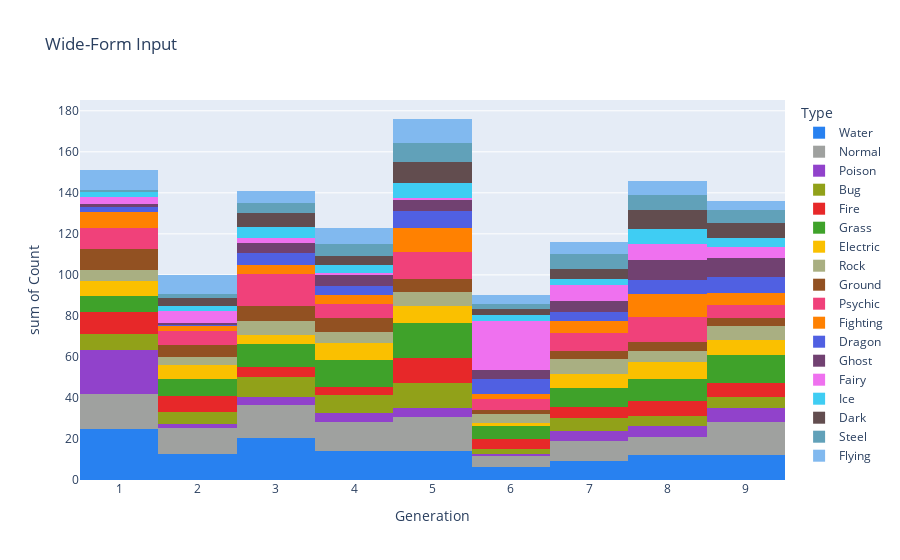
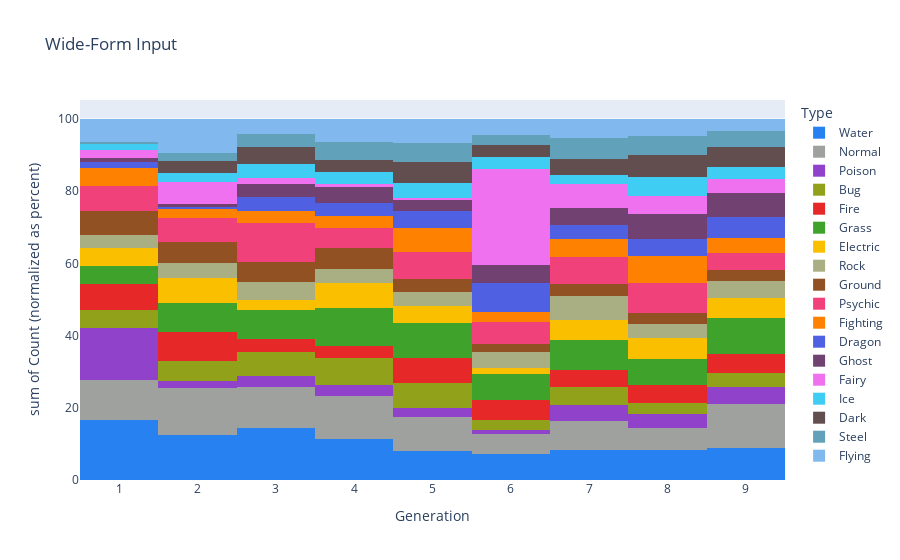

Notebook code for these charts, in order:
### Code cell
wide_df = px.data.medals_wide()

fig = fig=go.Figure(px.histogram(sum_d, x="Generation", y="Count", color="Type", title="Wide-Form Input", color_discrete_map=COLOR_TYPES))
fig.update_layout(bargap=0)

fig.show()


fig = fig=go.Figure(px.histogram(sum_d, x="Generation", y="Count", color="Type", title="Wide-Form Input", color_discrete_map=COLOR_TYPES, barnorm='percent'))
fig.update_layout(bargap=0)

fig.show()

### Figure 1 — Plotly figure (JSON) as saved in the notebook; plotly's stock layout.template omitted (floating-point values rounded to 4 significant figures)
{"data": [{"alignmentgroup": "True", "bingroup": "x", "histfunc": "sum", "hovertemplate": "Type=Water<br>Generation=%{x}<br>sum of Count=%{y}<extra></extra>", "legendgroup": "Water", "marker": {"color": "#2881f0", "pattern": {"shape": ""}}, "name": "Water", "offsetgroup": "Water", "orientation": "v", "showlegend": true, "type": "histogram", "x": [1, 2, 3, 4, 5, 6, 7, 8, 9], "xaxis": "x", "y": [25, 12.5, 20.5, 14, 14, 6.5, 9.5, 12, 12], "yaxis": "y"}, {"alignmentgroup": "True", "bingroup": "x", "histfunc": "sum", "hovertemplate": "Type=Normal<br>Generation=%{x}<br>sum of Count=%{y}<extra></extra>", "legendgroup": "Normal", "marker": {"color": "#9fa19f", "pattern": {"shape": ""}}, "name": "Normal", "offsetgroup": "Normal", "orientation": "v", "showlegend": true, "type": "histogram", "x": [1, 2, 3, 4, 5, 6, 7, 8, 9], "xaxis": "x", "y": [17, 13, 16, 14.5, 16.5, 5, 9.5, 9, 16.5], "yaxis": "y"}, {"alignmentgroup": "True", "bingroup": "x", "histfunc": "sum", "hovertemplate": "Type=Poison<br>Generation=%{x}<br>sum of Count=%{y}<extra></extra>", "legendgroup": "Poison", "marker": {"color": "#9142cb", "pattern": {"shape": ""}}, "name": "Poison", "offsetgroup": "Poison", "orientation": "v", "showlegend": true, "type": "histogram", "x": [1, 2, 3, 4, 5, 6, 7, 8, 9], "xaxis": "x", "y": [21.5, 2, 4, 4, 4.5, 1, 5, 5.5, 6.5], "yaxis": "y"}, {"alignmentgroup": "True", "bingroup": "x", "histfunc": "sum", "hovertemplate": "Type=Bug<br>Generation=%{x}<br>sum of Count=%{y}<extra></extra>", "legendgroup": "Bug", "marker": {"color": "#91a119", "pattern": {"shape": ""}}, "name": "Bug", "offsetgroup": "Bug", "orientation": "v", "showlegend": true, "type": "histogram", "x": [1, 2, 3, 4, 5, 6, 7, 8, 9], "xaxis": "x", "y": [7.5, 5.5, 9.5, 9, 12.5, 2.5, 6, 4.5, 5.5], "yaxis": "y"}, {"alignmentgroup": "True", "bingroup": "x", "histfunc": "sum", "hovertemplate": "Type=Fire<br>Generation=%{x}<br>sum of Count=%{y}<extra></extra>", "legendgroup": "Fire", "marker": {"color": "#e72829", "pattern": {"shape": ""}}, "name": "Fire", "offsetgroup": "Fire", "orientation": "v", "showlegend": true, "type": "histogram", "x": [1, 2, 3, 4, 5, 6, 7, 8, 9], "xaxis": "x", "y": [11, 8, 5, 4, 12, 5, 5.5, 7.5, 7], "yaxis": "y"}, {"alignmentgroup": "True", "bingroup": "x", "histfunc": "sum", "hovertemplate": "Type=Grass<br>Generation=%{x}<br>sum of Count=%{y}<extra></extra>", "legendgroup": "Grass", "marker": {"color": "#3fa22a", "pattern": {"shape": ""}}, "name": "Grass", "offsetgroup": "Grass", "orientation": "v", "showlegend": true, "type": "histogram", "x": [1, 2, 3, 4, 5, 6, 7, 8, 9], "xaxis": "x", "y": [7.5, 8, 11.5, 13, 17, 6.5, 9.5, 10.5, 13.5], "yaxis": "y"}, {"alignmentgroup": "True", "bingroup": "x", "histfunc": "sum", "hovertemplate": "Type=Electric<br>Generation=%{x}<br>sum of Count=%{y}<extra></extra>", "legendgroup": "Electric", "marker": {"color": "#fac000", "pattern": {"shape": ""}}, "name": "Electric", "offsetgroup": "Electric", "orientation": "v", "showlegend": true, "type": "histogram", "x": [1, 2, 3, 4, 5, 6, 7, 8, 9], "xaxis": "x", "y": [7.5, 7, 4, 8.5, 8.5, 1.5, 6.5, 8.5, 7.5], "yaxis": "y"}, {"alignmentgroup": "True", "bingroup": "x", "histfunc": "sum", "hovertemplate": "Type=Rock<br>Generation=%{x}<br>sum of Count=%{y}<extra></extra>", "legendgroup": "Rock", "marker": {"color": "#a9af82", "pattern": {"shape": ""}}, "name": "Rock", "offsetgroup": "Rock", "orientation": "v", "showlegend": true, "type": "histogram", "x": [1, 2, 3, 4, 5, 6, 7, 8, 9], "xaxis": "x", "y": [5.5, 4, 7, 5, 6.5, 4, 7.5, 5.5, 6.5], "yaxis": "y"}, {"alignmentgroup": "True", "bingroup": "x", "histfunc": "sum", "hovertemplate": "Type=Ground<br>Generation=%{x}<br>sum of Count=%{y}<extra></extra>", "legendgroup": "Ground", "marker": {"color": "#925122", "pattern": {"shape": ""}}, "name": "Ground", "offsetgroup": "Ground", "orientation": "v", "showlegend": true, "type": "histogram", "x": [1, 2, 3, 4, 5, 7, 8, 9, 6], "xaxis": "x", "y": [10, 6, 7.5, 7, 6.5, 4, 4.5, 4, 2], "yaxis": "y"}, {"alignmentgroup": "True", "bingroup": "x", "histfunc": "sum", "hovertemplate": "Type=Psychic<br>Generation=%{x}<br>sum of Count=%{y}<extra></extra>", "legendgroup": "Psychic", "marker": {"color": "#f0417a", "pattern": {"shape": ""}}, "name": "Psychic", "offsetgroup": "Psychic", "orientation": "v", "showlegend": true, "type": "histogram", "x": [1, 2, 3, 4, 5, 6, 7, 8, 9], "xaxis": "x", "y": [10.5, 6.5, 15.5, 7, 13, 5.5, 8.5, 12, 6.5], "yaxis": "y"}, {"alignmentgroup": "True", "bingroup": "x", "histfunc": "sum", "hovertemplate": "Type=Fighting<br>Generation=%{x}<br>sum of Count=%{y}<extra></extra>", "legendgroup": "Fighting", "marker": {"color": "#ff8101", "pattern": {"shape": ""}}, "name": "Fighting", "offsetgroup": "Fighting", "orientation": "v", "showlegend": true, "type": "histogram", "x": [1, 2, 3, 4, 5, 6, 7, 8, 9], "xaxis": "x", "y": [7.5, 2.5, 4.5, 4, 12, 2.5, 6, 11, 5.5], "yaxis": "y"}, {"alignmentgroup": "True", "bingroup": "x", "histfunc": "sum", "hovertemplate": "Type=Dragon<br>Generation=%{x}<br>sum of Count=%{y}<extra></extra>", "legendgroup": "Dragon", "marker": {"color": "#5060e2", "pattern": {"shape": ""}}, "name": "Dragon", "offsetgroup": "Dragon", "orientation": "v", "showlegend": true, "type": "histogram", "x": [1, 3, 4, 5, 6, 7, 8, 9, 2], "xaxis": "x", "y": [2.5, 5.5, 4.5, 8, 7, 4.5, 7, 8, 0.5], "yaxis": "y"}, {"alignmentgroup": "True", "bingroup": "x", "histfunc": "sum", "hovertemplate": "Type=Ghost<br>Generation=%{x}<br>sum of Count=%{y}<extra></extra>", "legendgroup": "Ghost", "marker": {"color": "#714171", "pattern": {"shape": ""}}, "name": "Ghost", "offsetgroup": "Ghost", "orientation": "v", "showlegend": true, "type": "histogram", "x": [1, 2, 3, 4, 5, 6, 7, 8, 9], "xaxis": "x", "y": [1.5, 1, 5, 5.5, 5.5, 4.5, 5.5, 10, 9], "yaxis": "y"}, {"alignmentgroup": "True", "bingroup": "x", "histfunc": "sum", "hovertemplate": "Type=Fairy<br>Generation=%{x}<br>sum of Count=%{y}<extra></extra>", "legendgroup": "Fairy", "marker": {"color": "#ef71ef", "pattern": {"shape": ""}}, "name": "Fairy", "offsetgroup": "Fairy", "orientation": "v", "showlegend": true, "type": "histogram", "x": [1, 2, 4, 6, 7, 8, 9, 3, 5], "xaxis": "x", "y": [3.5, 6, 1, 24, 7.5, 7.5, 5.5, 2.5, 1], "yaxis": "y"}, {"alignmentgroup": "True", "bingroup": "x", "histfunc": "sum", "hovertemplate": "Type=Ice<br>Generation=%{x}<br>sum of Count=%{y}<extra></extra>", "legendgroup": "Ice", "marker": {"color": "#3fcdf3", "pattern": {"shape": ""}}, "name": "Ice", "offsetgroup": "Ice", "orientation": "v", "showlegend": true, "type": "histogram", "x": [1, 2, 3, 4, 5, 6, 7, 8, 9], "xaxis": "x", "y": [2.5, 2.5, 5.5, 4, 7.5, 3, 3, 7.5, 4.5], "yaxis": "y"}, {"alignmentgroup": "True", "bingroup": "x", "histfunc": "sum", "hovertemplate": "Type=Dark<br>Generation=%{x}<br>sum of Count=%{y}<extra></extra>", "legendgroup": "Dark", "marker": {"color": "#624d4f", "pattern": {"shape": ""}}, "name": "Dark", "offsetgroup": "Dark", "orientation": "v", "showlegend": true, "type": "histogram", "x": [2, 3, 4, 5, 6, 7, 8, 9, 1], "xaxis": "x", "y": [3.5, 6.5, 4, 10, 3, 5, 9, 7.5, 0], "yaxis": "y"}, {"alignmentgroup": "True", "bingroup": "x", "histfunc": "sum", "hovertemplate": "Type=Steel<br>Generation=%{x}<br>sum of Count=%{y}<extra></extra>", "legendgroup": "Steel", "marker": {"color": "#61a1b9", "pattern": {"shape": ""}}, "name": "Steel", "offsetgroup": "Steel", "orientation": "v", "showlegend": true, "type": "histogram", "x": [2, 3, 4, 5, 6, 7, 8, 9, 1], "xaxis": "x", "y": [2, 5, 6, 9.5, 2.5, 7, 7.5, 6, 1], "yaxis": "y"}, {"alignmentgroup": "True", "bingroup": "x", "histfunc": "sum", "hovertemplate": "Type=Flying<br>Generation=%{x}<br>sum of Count=%{y}<extra></extra>", "legendgroup": "Flying", "marker": {"color": "#81b9ef", "pattern": {"shape": ""}}, "name": "Flying", "offsetgroup": "Flying", "orientation": "v", "showlegend": true, "type": "histogram", "x": [5, 6, 8, 9, 1, 2, 3, 4, 7], "xaxis": "x", "y": [11.5, 4, 7, 4.5, 9.5, 9.5, 6, 8, 6], "yaxis": "y"}], "layout": {"bargap": 0, "barmode": "relative", "legend": {"title": {"text": "Type"}, "tracegroupgap": 0}, "title": {"text": "Wide-Form Input"}, "xaxis": {"anchor": "y", "domain": [0, 1], "title": {"text": "Generation"}}, "yaxis": {"anchor": "x", "domain": [0, 1], "title": {"text": "sum of Count"}}}}

### Figure 2 — Plotly figure (JSON) as saved in the notebook; plotly's stock layout.template omitted (floating-point values rounded to 4 significant figures)
{"data": [{"alignmentgroup": "True", "bingroup": "x", "histfunc": "sum", "hovertemplate": "Type=Water<br>Generation=%{x}<br>sum of Count (normalized as percent)=%{y}<extra></extra>", "legendgroup": "Water", "marker": {"color": "#2881f0", "pattern": {"shape": ""}}, "name": "Water", "offsetgroup": "Water", "orientation": "v", "showlegend": true, "type": "histogram", "x": [1, 2, 3, 4, 5, 6, 7, 8, 9], "xaxis": "x", "y": [25, 12.5, 20.5, 14, 14, 6.5, 9.5, 12, 12], "yaxis": "y"}, {"alignmentgroup": "True", "bingroup": "x", "histfunc": "sum", "hovertemplate": "Type=Normal<br>Generation=%{x}<br>sum of Count (normalized as percent)=%{y}<extra></extra>", "legendgroup": "Normal", "marker": {"color": "#9fa19f", "pattern": {"shape": ""}}, "name": "Normal", "offsetgroup": "Normal", "orientation": "v", "showlegend": true, "type": "histogram", "x": [1, 2, 3, 4, 5, 6, 7, 8, 9], "xaxis": "x", "y": [17, 13, 16, 14.5, 16.5, 5, 9.5, 9, 16.5], "yaxis": "y"}, {"alignmentgroup": "True", "bingroup": "x", "histfunc": "sum", "hovertemplate": "Type=Poison<br>Generation=%{x}<br>sum of Count (normalized as percent)=%{y}<extra></extra>", "legendgroup": "Poison", "marker": {"color": "#9142cb", "pattern": {"shape": ""}}, "name": "Poison", "offsetgroup": "Poison", "orientation": "v", "showlegend": true, "type": "histogram", "x": [1, 2, 3, 4, 5, 6, 7, 8, 9], "xaxis": "x", "y": [21.5, 2, 4, 4, 4.5, 1, 5, 5.5, 6.5], "yaxis": "y"}, {"alignmentgroup": "True", "bingroup": "x", "histfunc": "sum", "hovertemplate": "Type=Bug<br>Generation=%{x}<br>sum of Count (normalized as percent)=%{y}<extra></extra>", "legendgroup": "Bug", "marker": {"color": "#91a119", "pattern": {"shape": ""}}, "name": "Bug", "offsetgroup": "Bug", "orientation": "v", "showlegend": true, "type": "histogram", "x": [1, 2, 3, 4, 5, 6, 7, 8, 9], "xaxis": "x", "y": [7.5, 5.5, 9.5, 9, 12.5, 2.5, 6, 4.5, 5.5], "yaxis": "y"}, {"alignmentgroup": "True", "bingroup": "x", "histfunc": "sum", "hovertemplate": "Type=Fire<br>Generation=%{x}<br>sum of Count (normalized as percent)=%{y}<extra></extra>", "legendgroup": "Fire", "marker": {"color": "#e72829", "pattern": {"shape": ""}}, "name": "Fire", "offsetgroup": "Fire", "orientation": "v", "showlegend": true, "type": "histogram", "x": [1, 2, 3, 4, 5, 6, 7, 8, 9], "xaxis": "x", "y": [11, 8, 5, 4, 12, 5, 5.5, 7.5, 7], "yaxis": "y"}, {"alignmentgroup": "True", "bingroup": "x", "histfunc": "sum", "hovertemplate": "Type=Grass<br>Generation=%{x}<br>sum of Count (normalized as percent)=%{y}<extra></extra>", "legendgroup": "Grass", "marker": {"color": "#3fa22a", "pattern": {"shape": ""}}, "name": "Grass", "offsetgroup": "Grass", "orientation": "v", "showlegend": true, "type": "histogram", "x": [1, 2, 3, 4, 5, 6, 7, 8, 9], "xaxis": "x", "y": [7.5, 8, 11.5, 13, 17, 6.5, 9.5, 10.5, 13.5], "yaxis": "y"}, {"alignmentgroup": "True", "bingroup": "x", "histfunc": "sum", "hovertemplate": "Type=Electric<br>Generation=%{x}<br>sum of Count (normalized as percent)=%{y}<extra></extra>", "legendgroup": "Electric", "marker": {"color": "#fac000", "pattern": {"shape": ""}}, "name": "Electric", "offsetgroup": "Electric", "orientation": "v", "showlegend": true, "type": "histogram", "x": [1, 2, 3, 4, 5, 6, 7, 8, 9], "xaxis": "x", "y": [7.5, 7, 4, 8.5, 8.5, 1.5, 6.5, 8.5, 7.5], "yaxis": "y"}, {"alignmentgroup": "True", "bingroup": "x", "histfunc": "sum", "hovertemplate": "Type=Rock<br>Generation=%{x}<br>sum of Count (normalized as percent)=%{y}<extra></extra>", "legendgroup": "Rock", "marker": {"color": "#a9af82", "pattern": {"shape": ""}}, "name": "Rock", "offsetgroup": "Rock", "orientation": "v", "showlegend": true, "type": "histogram", "x": [1, 2, 3, 4, 5, 6, 7, 8, 9], "xaxis": "x", "y": [5.5, 4, 7, 5, 6.5, 4, 7.5, 5.5, 6.5], "yaxis": "y"}, {"alignmentgroup": "True", "bingroup": "x", "histfunc": "sum", "hovertemplate": "Type=Ground<br>Generation=%{x}<br>sum of Count (normalized as percent)=%{y}<extra></extra>", "legendgroup": "Ground", "marker": {"color": "#925122", "pattern": {"shape": ""}}, "name": "Ground", "offsetgroup": "Ground", "orientation": "v", "showlegend": true, "type": "histogram", "x": [1, 2, 3, 4, 5, 7, 8, 9, 6], "xaxis": "x", "y": [10, 6, 7.5, 7, 6.5, 4, 4.5, 4, 2], "yaxis": "y"}, {"alignmentgroup": "True", "bingroup": "x", "histfunc": "sum", "hovertemplate": "Type=Psychic<br>Generation=%{x}<br>sum of Count (normalized as percent)=%{y}<extra></extra>", "legendgroup": "Psychic", "marker": {"color": "#f0417a", "pattern": {"shape": ""}}, "name": "Psychic", "offsetgroup": "Psychic", "orientation": "v", "showlegend": true, "type": "histogram", "x": [1, 2, 3, 4, 5, 6, 7, 8, 9], "xaxis": "x", "y": [10.5, 6.5, 15.5, 7, 13, 5.5, 8.5, 12, 6.5], "yaxis": "y"}, {"alignmentgroup": "True", "bingroup": "x", "histfunc": "sum", "hovertemplate": "Type=Fighting<br>Generation=%{x}<br>sum of Count (normalized as percent)=%{y}<extra></extra>", "legendgroup": "Fighting", "marker": {"color": "#ff8101", "pattern": {"shape": ""}}, "name": "Fighting", "offsetgroup": "Fighting", "orientation": "v", "showlegend": true, "type": "histogram", "x": [1, 2, 3, 4, 5, 6, 7, 8, 9], "xaxis": "x", "y": [7.5, 2.5, 4.5, 4, 12, 2.5, 6, 11, 5.5], "yaxis": "y"}, {"alignmentgroup": "True", "bingroup": "x", "histfunc": "sum", "hovertemplate": "Type=Dragon<br>Generation=%{x}<br>sum of Count (normalized as percent)=%{y}<extra></extra>", "legendgroup": "Dragon", "marker": {"color": "#5060e2", "pattern": {"shape": ""}}, "name": "Dragon", "offsetgroup": "Dragon", "orientation": "v", "showlegend": true, "type": "histogram", "x": [1, 3, 4, 5, 6, 7, 8, 9, 2], "xaxis": "x", "y": [2.5, 5.5, 4.5, 8, 7, 4.5, 7, 8, 0.5], "yaxis": "y"}, {"alignmentgroup": "True", "bingroup": "x", "histfunc": "sum", "hovertemplate": "Type=Ghost<br>Generation=%{x}<br>sum of Count (normalized as percent)=%{y}<extra></extra>", "legendgroup": "Ghost", "marker": {"color": "#714171", "pattern": {"shape": ""}}, "name": "Ghost", "offsetgroup": "Ghost", "orientation": "v", "showlegend": true, "type": "histogram", "x": [1, 2, 3, 4, 5, 6, 7, 8, 9], "xaxis": "x", "y": [1.5, 1, 5, 5.5, 5.5, 4.5, 5.5, 10, 9], "yaxis": "y"}, {"alignmentgroup": "True", "bingroup": "x", "histfunc": "sum", "hovertemplate": "Type=Fairy<br>Generation=%{x}<br>sum of Count (normalized as percent)=%{y}<extra></extra>", "legendgroup": "Fairy", "marker": {"color": "#ef71ef", "pattern": {"shape": ""}}, "name": "Fairy", "offsetgroup": "Fairy", "orientation": "v", "showlegend": true, "type": "histogram", "x": [1, 2, 4, 6, 7, 8, 9, 3, 5], "xaxis": "x", "y": [3.5, 6, 1, 24, 7.5, 7.5, 5.5, 2.5, 1], "yaxis": "y"}, {"alignmentgroup": "True", "bingroup": "x", "histfunc": "sum", "hovertemplate": "Type=Ice<br>Generation=%{x}<br>sum of Count (normalized as percent)=%{y}<extra></extra>", "legendgroup": "Ice", "marker": {"color": "#3fcdf3", "pattern": {"shape": ""}}, "name": "Ice", "offsetgroup": "Ice", "orientation": "v", "showlegend": true, "type": "histogram", "x": [1, 2, 3, 4, 5, 6, 7, 8, 9], "xaxis": "x", "y": [2.5, 2.5, 5.5, 4, 7.5, 3, 3, 7.5, 4.5], "yaxis": "y"}, {"alignmentgroup": "True", "bingroup": "x", "histfunc": "sum", "hovertemplate": "Type=Dark<br>Generation=%{x}<br>sum of Count (normalized as percent)=%{y}<extra></extra>", "legendgroup": "Dark", "marker": {"color": "#624d4f", "pattern": {"shape": ""}}, "name": "Dark", "offsetgroup": "Dark", "orientation": "v", "showlegend": true, "type": "histogram", "x": [2, 3, 4, 5, 6, 7, 8, 9, 1], "xaxis": "x", "y": [3.5, 6.5, 4, 10, 3, 5, 9, 7.5, 0], "yaxis": "y"}, {"alignmentgroup": "True", "bingroup": "x", "histfunc": "sum", "hovertemplate": "Type=Steel<br>Generation=%{x}<br>sum of Count (normalized as percent)=%{y}<extra></extra>", "legendgroup": "Steel", "marker": {"color": "#61a1b9", "pattern": {"shape": ""}}, "name": "Steel", "offsetgroup": "Steel", "orientation": "v", "showlegend": true, "type": "histogram", "x": [2, 3, 4, 5, 6, 7, 8, 9, 1], "xaxis": "x", "y": [2, 5, 6, 9.5, 2.5, 7, 7.5, 6, 1], "yaxis": "y"}, {"alignmentgroup": "True", "bingroup": "x", "histfunc": "sum", "hovertemplate": "Type=Flying<br>Generation=%{x}<br>sum of Count (normalized as percent)=%{y}<extra></extra>", "legendgroup": "Flying", "marker": {"color": "#81b9ef", "pattern": {"shape": ""}}, "name": "Flying", "offsetgroup": "Flying", "orientation": "v", "showlegend": true, "type": "histogram", "x": [5, 6, 8, 9, 1, 2, 3, 4, 7], "xaxis": "x", "y": [11.5, 4, 7, 4.5, 9.5, 9.5, 6, 8, 6], "yaxis": "y"}], "layout": {"bargap": 0, "barmode": "relative", "barnorm": "percent", "legend": {"title": {"text": "Type"}, "tracegroupgap": 0}, "title": {"text": "Wide-Form Input"}, "xaxis": {"anchor": "y", "domain": [0, 1], "title": {"text": "Generation"}}, "yaxis": {"anchor": "x", "domain": [0, 1], "title": {"text": "sum of Count (normalized as percent)"}}}}
